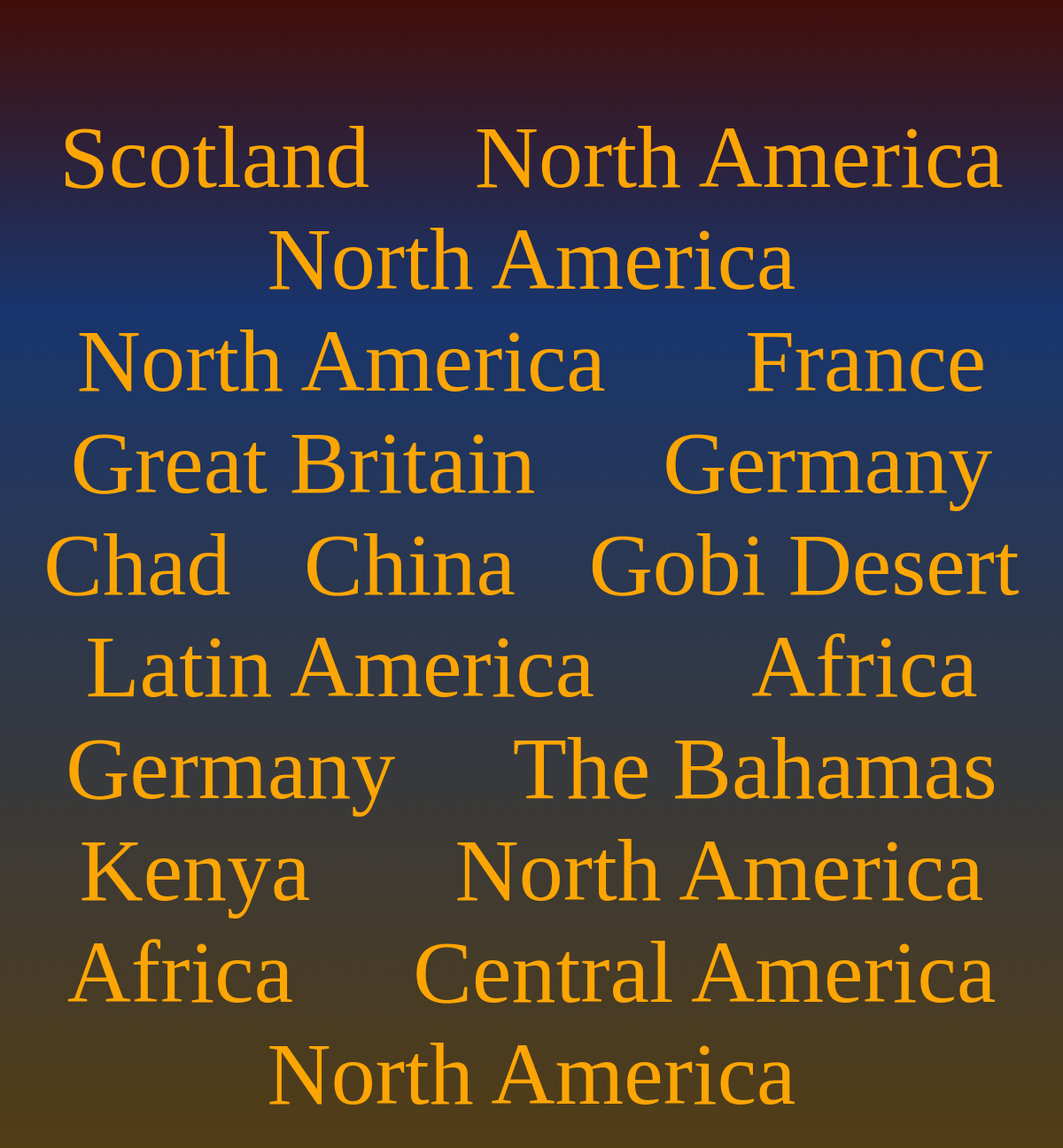
/locations/, run on an earlier commit of the app's database.
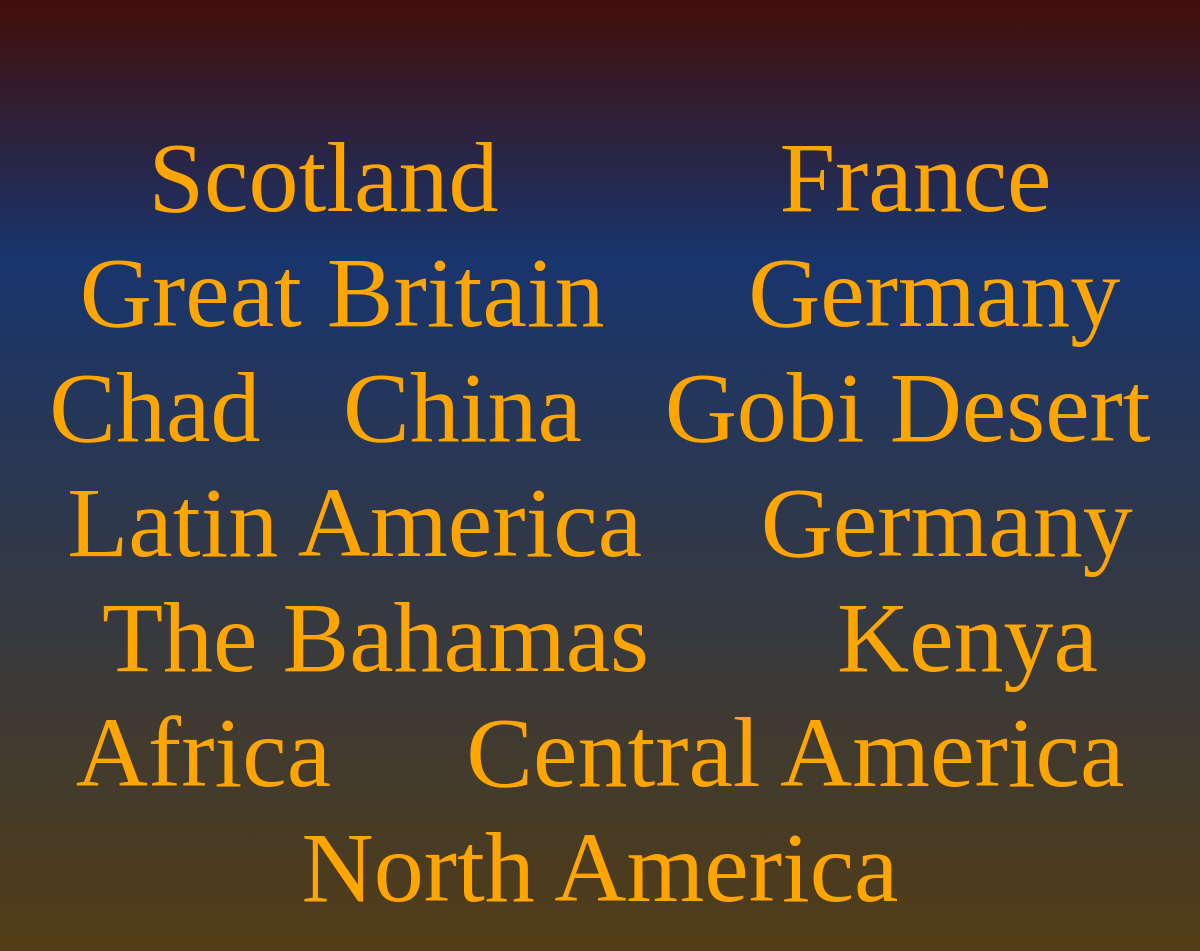
And on a later commit of the database.
### cage/models.py (models this page shows, shortened)
class Location(models.Model):
    cryptids = models.ManyToManyField(Cryptid, related_name="locations")
    text = models.CharField(max_length=200)

### cage/views.py (the view)
# urls.py: path("locations/", views.locations, name="locations"),
def locations(request):
    content = {"locations": Location.objects.all()}
    return render(request, "cage/locations.html", content)

### cage/templates/cage/locations.html (shortened to what this page needs)
{% extends "base.html" %}
{% load static %}
{% block css %}
<link rel="stylesheet" type="text/css" href="{% static 'cage/locations.css' %}" /> {% endblock %}
{% block content %}
<div id="locations">
{% for location in locations %}
<li>
<a href="{% url 'location' location.id %}">
    {{ location.text }}
</a>
</li>
{% empty %}
    <li>No Locations</li>
{% endfor %}
</div>
{% endblock %}

What changed in the data, as far as the page shows it:
removed Location: text "North America"
removed Location: text "North America"
removed Location: text "North America"
removed Location: text "Africa"
removed Location: text "North America"
